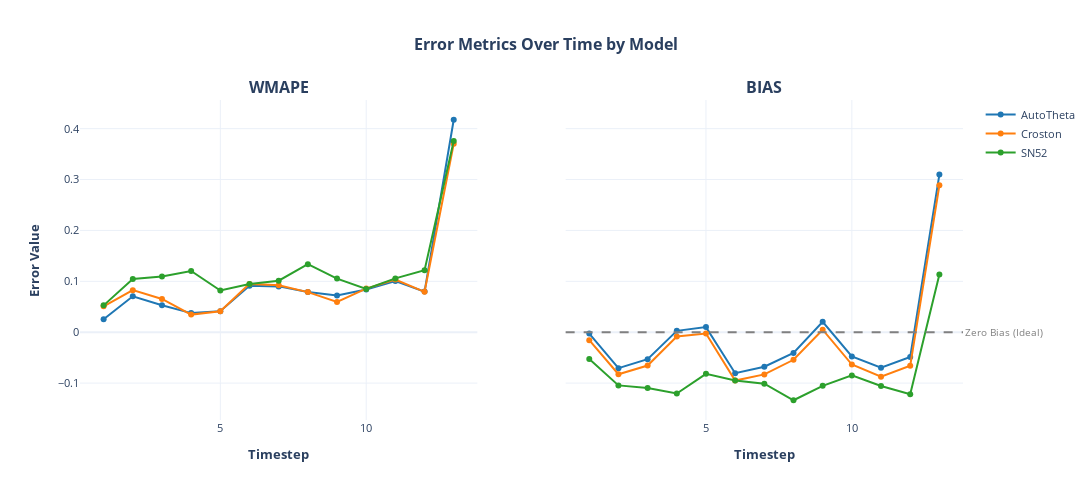

The cell this chart's notebook holds for it:
### Markdown cell above
# Do our errors go nuclear over time? 
    - almost always a forecasting models will compound errors over time, assessing the damage is important!

### Code cell
# Lets plot our errors, how do they grow over time
import plotly.graph_objects as go
from plotly.subplots import make_subplots

# Get unique models and metrics
models = timestep_metrics.metric_level['model'].unique()
metrics = ['wmape', 'bias']
n_metrics = len(metrics)

# Create subplots with one per metric
fig = make_subplots(
    rows=1, cols=n_metrics,
    subplot_titles=[f"<b>{metric.upper()}</b>" for metric in metrics],
    shared_yaxes=True,
    specs=[[{"secondary_y": False} for _ in metrics]]
)

# Color scheme for models
colors = {model: color for model, color in zip(models, 
          ['#1f77b4', '#ff7f0e', '#2ca02c', '#d62728', '#9467bd'][:len(models)])}

for j, metric in enumerate(metrics, 1):
    for model in models:
        model_data = timestep_metrics.metric_level[
            timestep_metrics.metric_level['model'] == model
        ]
        
        fig.add_trace(
            go.Scatter(
                x=model_data['timestep'],
                y=model_data[metric],
                name=model,
                mode='lines+markers',
                line=dict(color=colors[model], width=2),
                marker=dict(size=6),
                showlegend=(j == 1),  # Only show legend for first subplot
                hovertemplate=f"<b>{model}</b><br>Timestep: %{{x}}<br>{metric.upper()}: %{{y:.4f}}<extra></extra>"
            ),
            row=1, col=j
        )

# Add zero line only to bias subplot (column 2) with label
fig.add_hline(
    y=0,
    line_dash="dash",
    line_color="gray",
    row=1,
    col=2,
    annotation_text="Zero Bias (Ideal)",
    annotation_position="right",
    annotation_font_size=10,
    annotation_font_color="gray"
)

fig.update_layout(
    title=dict(
        text="<b>Error Metrics Over Time by Model</b>",
        x=0.5,
        xanchor='center',
        font=dict(size=16)
    ),
    height=500,
    width=1200,
    hovermode='x unified',
    template='plotly_white',
    font=dict(size=11),
    legend=dict(x=1.02, y=1, xanchor='left', yanchor='top')
)

# Update axes
for i in range(1, n_metrics + 1):
    fig.update_xaxes(title_text="<b>Timestep</b>", row=1, col=i)
fig.update_yaxes(title_text="<b>Error Value</b>", row=1, col=1)

fig.show()

### Figure 1 — Plotly figure (JSON) as saved in the notebook; plotly's stock layout.template omitted (floating-point values rounded to 4 significant figures)
{"data": [{"hovertemplate": "<b>AutoTheta</b><br>Timestep: %{x}<br>WMAPE: %{y:.4f}<extra></extra>", "line": {"color": "#1f77b4", "width": 2}, "marker": {"size": 6}, "mode": "lines+markers", "name": "AutoTheta", "showlegend": true, "type": "scatter", "x": [1, 2, 3, 4, 5, 6, 7, 8, 9, 10, 11, 12, 13], "xaxis": "x", "y": [0.02537, 0.07061, 0.05294, 0.03754, 0.04142, 0.09141, 0.09003, 0.07891, 0.07237, 0.08377, 0.1006, 0.0798, 0.4175], "yaxis": "y"}, {"hovertemplate": "<b>Croston</b><br>Timestep: %{x}<br>WMAPE: %{y:.4f}<extra></extra>", "line": {"color": "#ff7f0e", "width": 2}, "marker": {"size": 6}, "mode": "lines+markers", "name": "Croston", "showlegend": true, "type": "scatter", "x": [1, 2, 3, 4, 5, 6, 7, 8, 9, 10, 11, 12, 13], "xaxis": "x", "y": [0.05081, 0.08266, 0.06542, 0.03461, 0.04128, 0.09495, 0.09235, 0.07883, 0.05946, 0.08571, 0.1033, 0.07939, 0.3704], "yaxis": "y"}, {"hovertemplate": "<b>SN52</b><br>Timestep: %{x}<br>WMAPE: %{y:.4f}<extra></extra>", "line": {"color": "#2ca02c", "width": 2}, "marker": {"size": 6}, "mode": "lines+markers", "name": "SN52", "showlegend": true, "type": "scatter", "x": [1, 2, 3, 4, 5, 6, 7, 8, 9, 10, 11, 12, 13], "xaxis": "x", "y": [0.05274, 0.1045, 0.1097, 0.1204, 0.08186, 0.0949, 0.1012, 0.1337, 0.1053, 0.08486, 0.1058, 0.1217, 0.3758], "yaxis": "y"}, {"hovertemplate": "<b>AutoTheta</b><br>Timestep: %{x}<br>BIAS: %{y:.4f}<extra></extra>", "line": {"color": "#1f77b4", "width": 2}, "marker": {"size": 6}, "mode": "lines+markers", "name": "AutoTheta", "showlegend": false, "type": "scatter", "x": [1, 2, 3, 4, 5, 6, 7, 8, 9, 10, 11, 12, 13], "xaxis": "x2", "y": [-0.002635, -0.07061, -0.05294, 0.002658, 0.01001, -0.08049, -0.06778, -0.04082, 0.02055, -0.04752, -0.06975, -0.04877, 0.3098], "yaxis": "y2"}, {"hovertemplate": "<b>Croston</b><br>Timestep: %{x}<br>BIAS: %{y:.4f}<extra></extra>", "line": {"color": "#ff7f0e", "width": 2}, "marker": {"size": 6}, "mode": "lines+markers", "name": "Croston", "showlegend": false, "type": "scatter", "x": [1, 2, 3, 4, 5, 6, 7, 8, 9, 10, 11, 12, 13], "xaxis": "x2", "y": [-0.01562, -0.08266, -0.06542, -0.008309, -0.002676, -0.09495, -0.08293, -0.05423, 0.004935, -0.06352, -0.08733, -0.06596, 0.2888], "yaxis": "y2"}, {"hovertemplate": "<b>SN52</b><br>Timestep: %{x}<br>BIAS: %{y:.4f}<extra></extra>", "line": {"color": "#2ca02c", "width": 2}, "marker": {"size": 6}, "mode": "lines+markers", "name": "SN52", "showlegend": false, "type": "scatter", "x": [1, 2, 3, 4, 5, 6, 7, 8, 9, 10, 11, 12, 13], "xaxis": "x2", "y": [-0.05274, -0.1045, -0.1097, -0.1204, -0.08186, -0.0949, -0.1012, -0.1337, -0.1053, -0.08486, -0.1058, -0.1217, 0.1133], "yaxis": "y2"}], "layout": {"annotations": [{"font": {"size": 16}, "showarrow": false, "text": "<b>WMAPE</b>", "x": 0.225, "xanchor": "center", "xref": "paper", "y": 1, "yanchor": "bottom", "yref": "paper"}, {"font": {"size": 16}, "showarrow": false, "text": "<b>BIAS</b>", "x": 0.775, "xanchor": "center", "xref": "paper", "y": 1, "yanchor": "bottom", "yref": "paper"}, {"font": {"color": "gray", "size": 10}, "showarrow": false, "text": "Zero Bias (Ideal)", "x": 1, "xanchor": "left", "xref": "x2 domain", "y": 0, "yanchor": "middle", "yref": "y2"}], "font": {"size": 11}, "height": 500, "hovermode": "x unified", "legend": {"x": 1.02, "xanchor": "left", "y": 1, "yanchor": "top"}, "shapes": [{"line": {"color": "gray", "dash": "dash"}, "type": "line", "x0": 0, "x1": 1, "xref": "x2 domain", "y0": 0, "y1": 0, "yref": "y2"}], "title": {"font": {"size": 16}, "text": "<b>Error Metrics Over Time by Model</b>", "x": 0.5, "xanchor": "center"}, "width": 1200, "xaxis": {"anchor": "y", "domain": [0, 0.45], "title": {"text": "<b>Timestep</b>"}}, "xaxis2": {"anchor": "y2", "domain": [0.55, 1], "title": {"text": "<b>Timestep</b>"}}, "yaxis": {"anchor": "x", "domain": [0, 1], "title": {"text": "<b>Error Value</b>"}}, "yaxis2": {"anchor": "x2", "domain": [0, 1], "matches": "y", "showticklabels": false}}}
